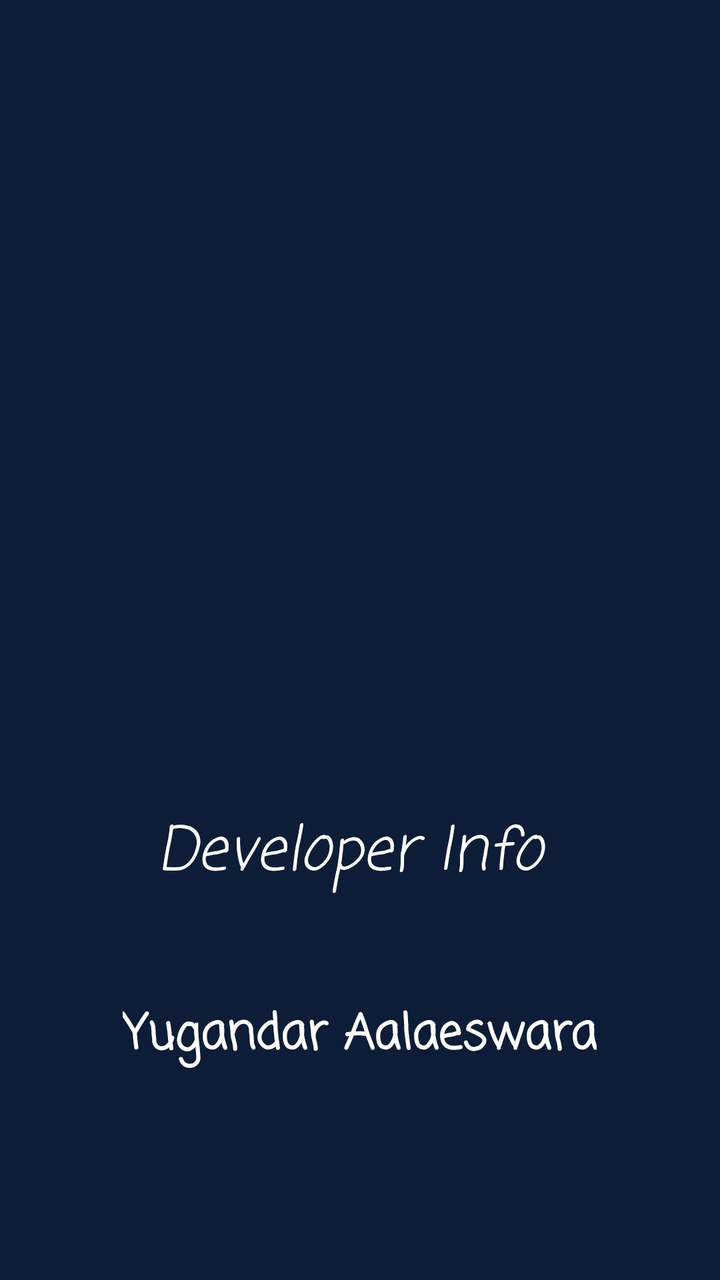
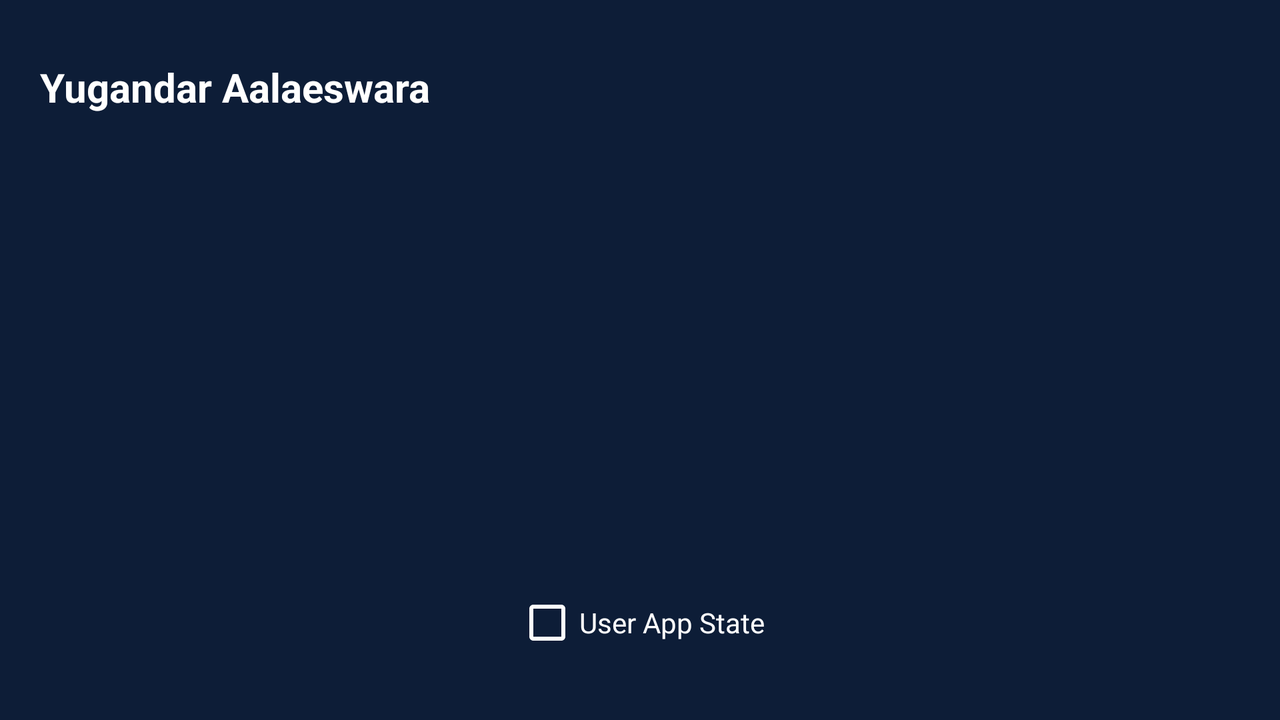

Compare how this app lays out the same screen by default and in its alternative resource folder. The renders come first, then the two layout files and the values they reference.
<!-- AndroidManifest.xml: application theme AppTheme.NoActionBar -->
<!-- res/layout/activity_developerinfo.xml -->
<?xml version="1.0" encoding="utf-8"?>
<android.support.design.widget.CoordinatorLayout xmlns:android="http://schemas.android.com/apk/res/android"
    xmlns:app="http://schemas.android.com/apk/res-auto"
    xmlns:tools="http://schemas.android.com/tools"
    android:layout_width="match_parent"
    android:id="@+id/coordinate_layout"
    android:layout_height="match_parent"
    android:background="#0D1D37"
    tools:context="com.example.goa.qrscanner.developerinfo">

<ImageView
    android:layout_width="wrap_content"
    android:layout_height="203dp"
    android:layout_marginTop="50dp"
    android:src="@drawable/ott"/>

    <LinearLayout
        android:layout_width="match_parent"
        android:layout_height="wrap_content"
        android:layout_gravity="center"
        android:layout_marginTop="300dp"
        android:gravity="center"
        android:orientation="vertical"
        android:textAlignment="center">

        <TextView
            android:id="@+id/textView1"
            android:layout_width="wrap_content"
            android:layout_height="wrap_content"
            android:fontFamily="casual"
            android:text="Developer Info "
            android:textColor="#FFFFFF"
            android:textSize="30sp"

            android:textStyle="italic" />

        <TextView
            android:id="@+id/textView"
            android:layout_width="wrap_content"
            android:layout_height="wrap_content"
            android:layout_marginTop="50dp"
            android:fontFamily="casual"
            android:text="Yugandar Aalaeswara"
            android:textAlignment="center"
            android:textColor="#FFFFFF"
            android:textSize="24sp"
            android:textStyle="bold" />

        
        
        
        
        
        

    </LinearLayout>
    
        
        
        
        
        
        
        
        

</android.support.design.widget.CoordinatorLayout>
<!-- resources referenced by this layout -->
<resources>
  <style name="AppTheme.NoActionBar">
          <item name="windowActionBar">false</item>
          <item name="windowNoTitle">true</item>
          <item name="windowActionModeOverlay">true</item>
      </style>
</resources>
<!-- res/layout-land/activity_developerinfo.xml (the repository's variant of the layout above) -->
<!-- drawn on the phone turned sideways -->
<?xml version="1.0" encoding="utf-8"?>
<android.support.design.widget.CoordinatorLayout xmlns:android="http://schemas.android.com/apk/res/android"
    xmlns:app="http://schemas.android.com/apk/res-auto"
    xmlns:tools="http://schemas.android.com/tools"
    android:layout_width="match_parent"
    android:id="@+id/coordinate_layout"
    android:layout_height="match_parent"
    android:background="#0D1D37"
    tools:context="com.example.goa.qrscanner.developerinfo">



    <android.support.design.widget.FloatingActionButton
        android:id="@+id/floatingActionButton66"
        android:layout_width="50dp"
        android:layout_height="50dp"
        android:clickable="true"
        app:fabSize="mini"
        android:src="@drawable/ic_done"
        android:layout_gravity="end|bottom"
        app:srcCompat="@color/colorAccent"
        android:visibility="invisible"/>


    <RelativeLayout
        android:layout_width="156dp"
        android:layout_height="wrap_content"
        android:layout_gravity="center"
        android:layout_marginTop="60dp"
        android:gravity="center"
        android:orientation="vertical">

        <ImageView
            android:id="@+id/otto"
            android:layout_width="wrap_content"
            android:layout_height="203dp"
            android:src="@drawable/ott"
            android:layout_alignParentTop="true"
            android:layout_alignParentStart="true" />

        <CheckBox
            android:id="@+id/mCheckbox"
            android:layout_width="wrap_content"
            android:layout_height="wrap_content"
            android:layout_below="@id/otto"
            android:text="User App State"
            android:textColor="#FFFFFF" />

    </RelativeLayout>

    <TextView
        android:id="@+id/textView"
        android:layout_width="wrap_content"
        android:layout_height="wrap_content"
        android:layout_gravity="left"
        android:layout_marginLeft="20dp"
        android:layout_marginTop="30dp"
        android:layout_toLeftOf="@+id/otto"
        android:text="Yugandar Aalaeswara"
        android:textColor="#FFFFFF"
        android:textSize="20dp"
        android:textStyle="bold" />

</android.support.design.widget.CoordinatorLayout>
<!-- resources referenced by the variant -->
<!-- as the phone turned sideways resolves them -->
<resources>
  <color name="colorAccent">#ff4081</color>
  <style name="AppTheme.NoActionBar">
          <item name="windowActionBar">false</item>
          <item name="windowNoTitle">true</item>
          <item name="windowActionModeOverlay">true</item>
      </style>
</resources>
